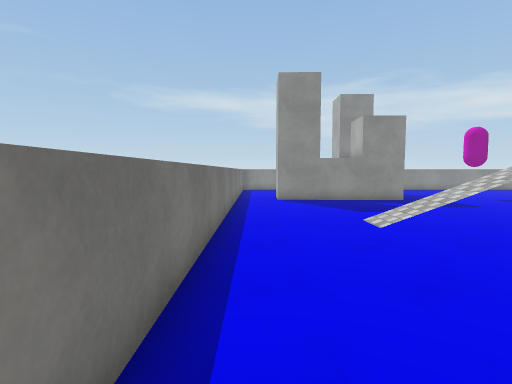
View 1 (above)

20 first-person views from a walk through a scene from a Unity 3-D project. The camera is 1.4 m above the floor, tilts 4° down and sees 80° across. The floor is counted in squares, 1 m on a side. Each view is taken from the middle of a square. On the plan, view 1 faces up. The plan holds only what a view shows up to about 14 squares ahead; the rest is blank. The place goes on beyond the plan. The player is left out. Surface patterns are stand-ins for the level's own textures.

View 2
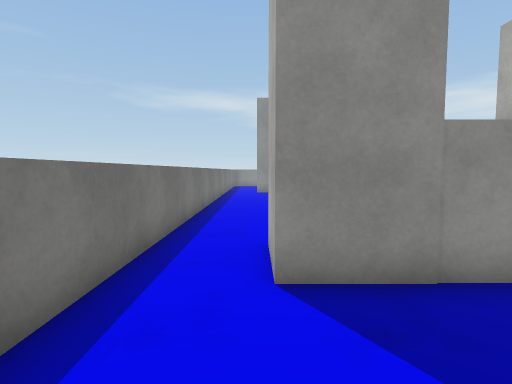

View 3
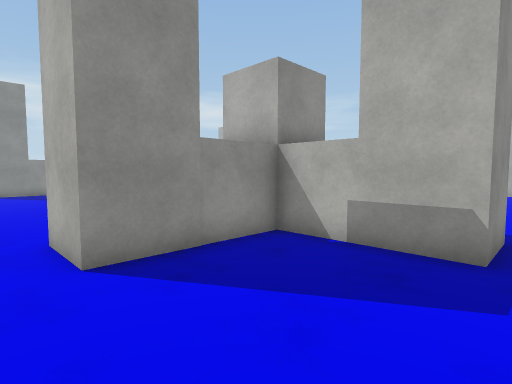

View 4
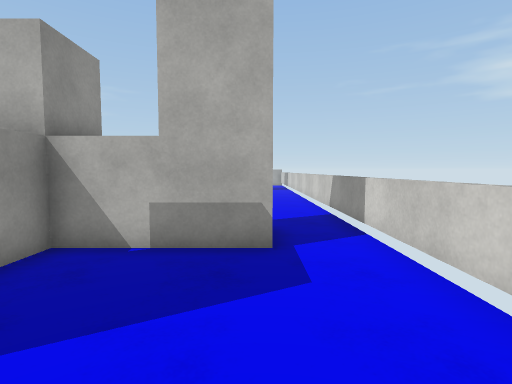

View 5
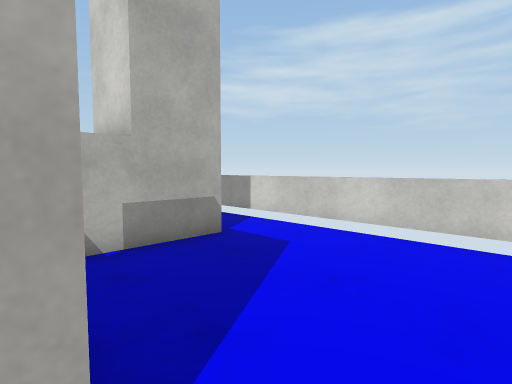

View 6
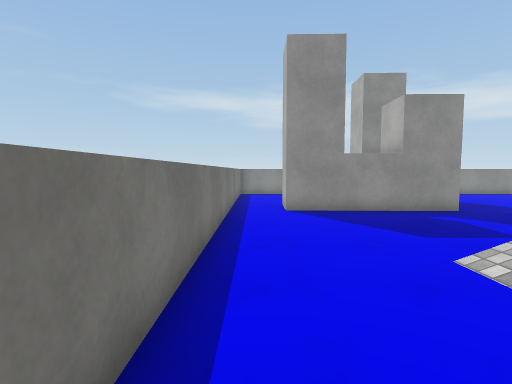

View 7
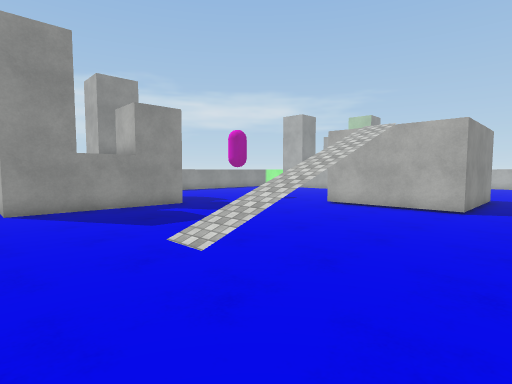

View 8
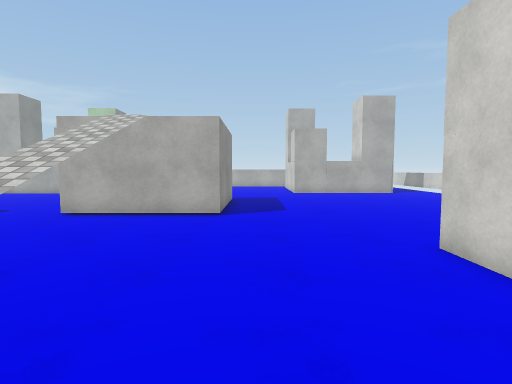

View 9
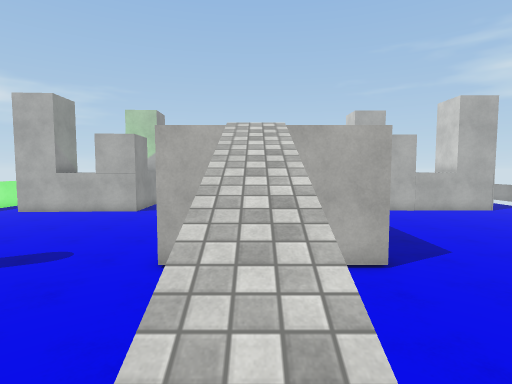

View 10
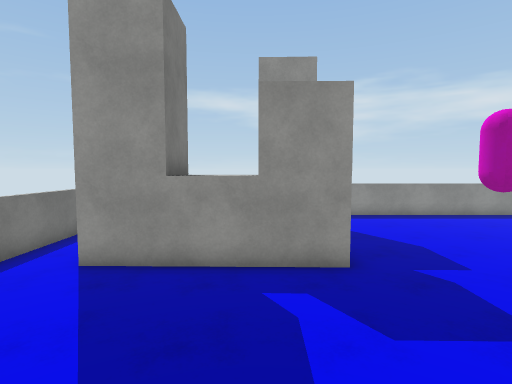

View 11
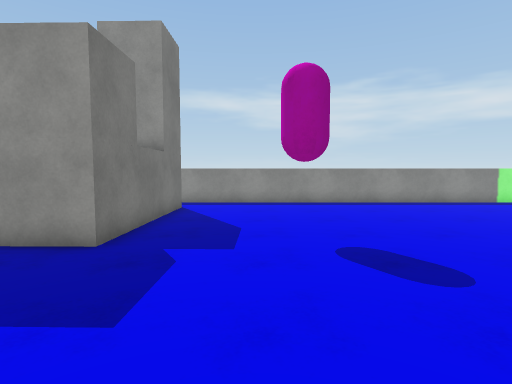

View 12
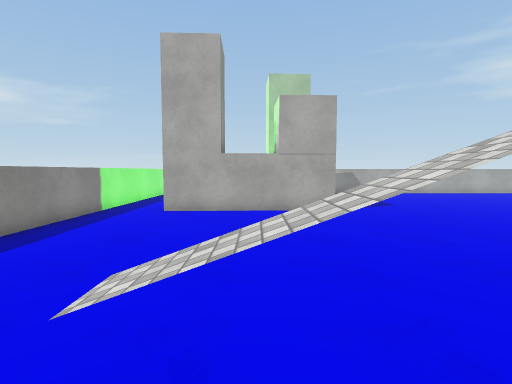

View 13
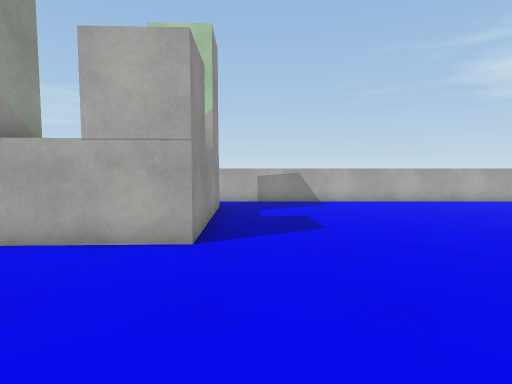

View 14
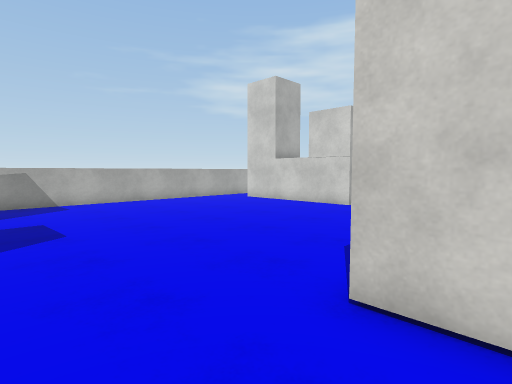

View 15
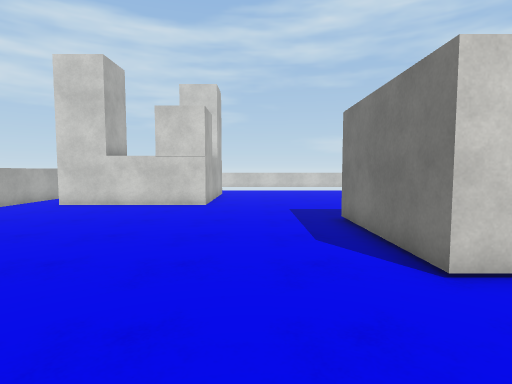

View 16
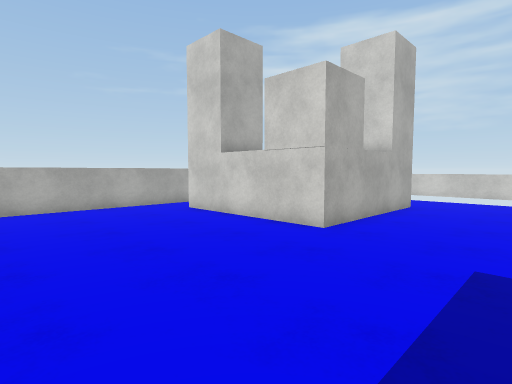

View 17
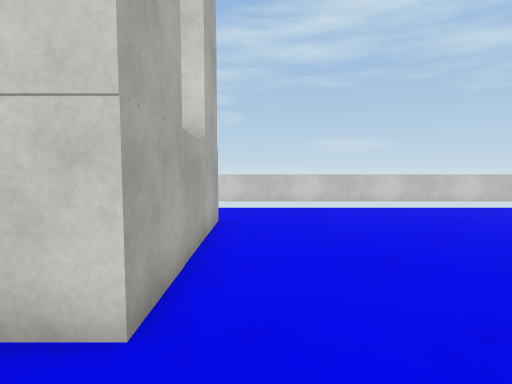

View 18
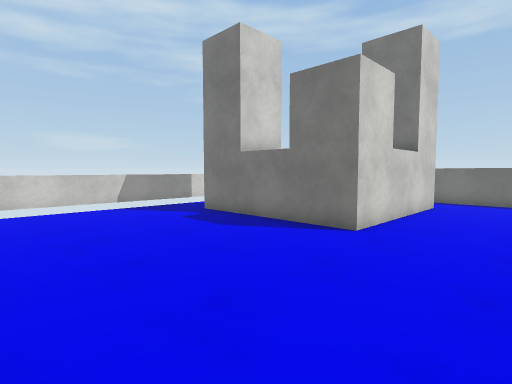

View 19
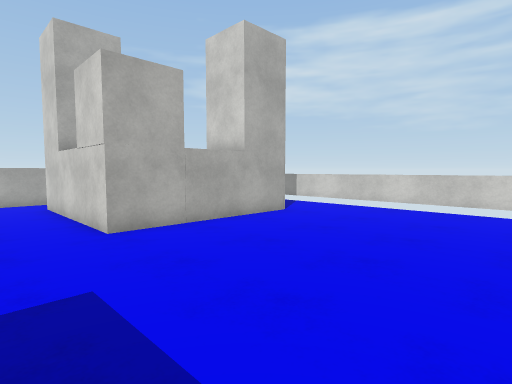

View 20
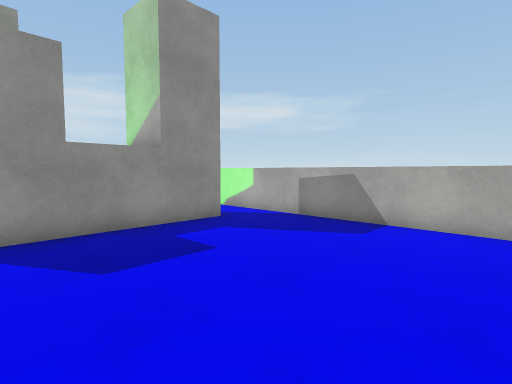

### Floor plan
Ten units are one square. View 1 is at (0, 0); x grows to the right and y downward. Boxes are objects, and circles mark ways between rooms. Rooms are numbered by the first view taken in them; rooms with no view inside come last. Other rooms are left out.
<svg viewBox="-14 -229 308 308">
<path fill="none" stroke="#000" d="M5 74 75 74M74 53 54 53 54 13 12 13 12 -7M-9 -6 -9 29M151 -101 165 -101 165 -51 115 -51 115 -101M72 -207 71 -145 12 -147 12 -154M268 -142 207 -143 205 -202M225 -224 68 -224M12 -7 74 -7 74 53M-9 -181 -9 -6M210 46 211 -16 271 -16M289 -15 289 -170M75 74 195 74"/>
<circle cx="0" cy="0" r="3" fill="#2a7"/>
<circle cx="65" cy="60" r="3" fill="#2a7"/>
<text x="30" y="40">1</text>
<text x="140" y="-110">2</text>
</svg>
Room 1 opens to room 2.

Where each view was taken, in squares from view 1:
view 1: 0 up, 0 right, facing up
view 2: 5 down, 1 right, facing up
view 3: 6 down, 0 right, facing up-right
view 4: 5 down, 0 right, facing right
view 5: 1 down, 0 right, facing down-right
view 6: 4 up, 0 right, facing up
view 7: 3 up, 0 right, facing up-right
view 8: 4 up, 2 right, facing right
view 9: 8 up, 5 right, facing right
view 10: 8 up, 5 right, facing up
view 11: 9 up, 10 right, facing up
view 12: 17 up, 10 right, facing right
view 13: 13 up, 15 right, facing right
view 14: 13 up, 15 right, facing down-right
view 15: 14 up, 19 right, facing down
view 16: 8 up, 17 right, facing down-right
view 17: 4 up, 20 right, facing down
view 18: 4 up, 14 right, facing down-left
view 19: 4 up, 14 right, facing down-right
view 20: 7 up, 21 right, facing up-right
